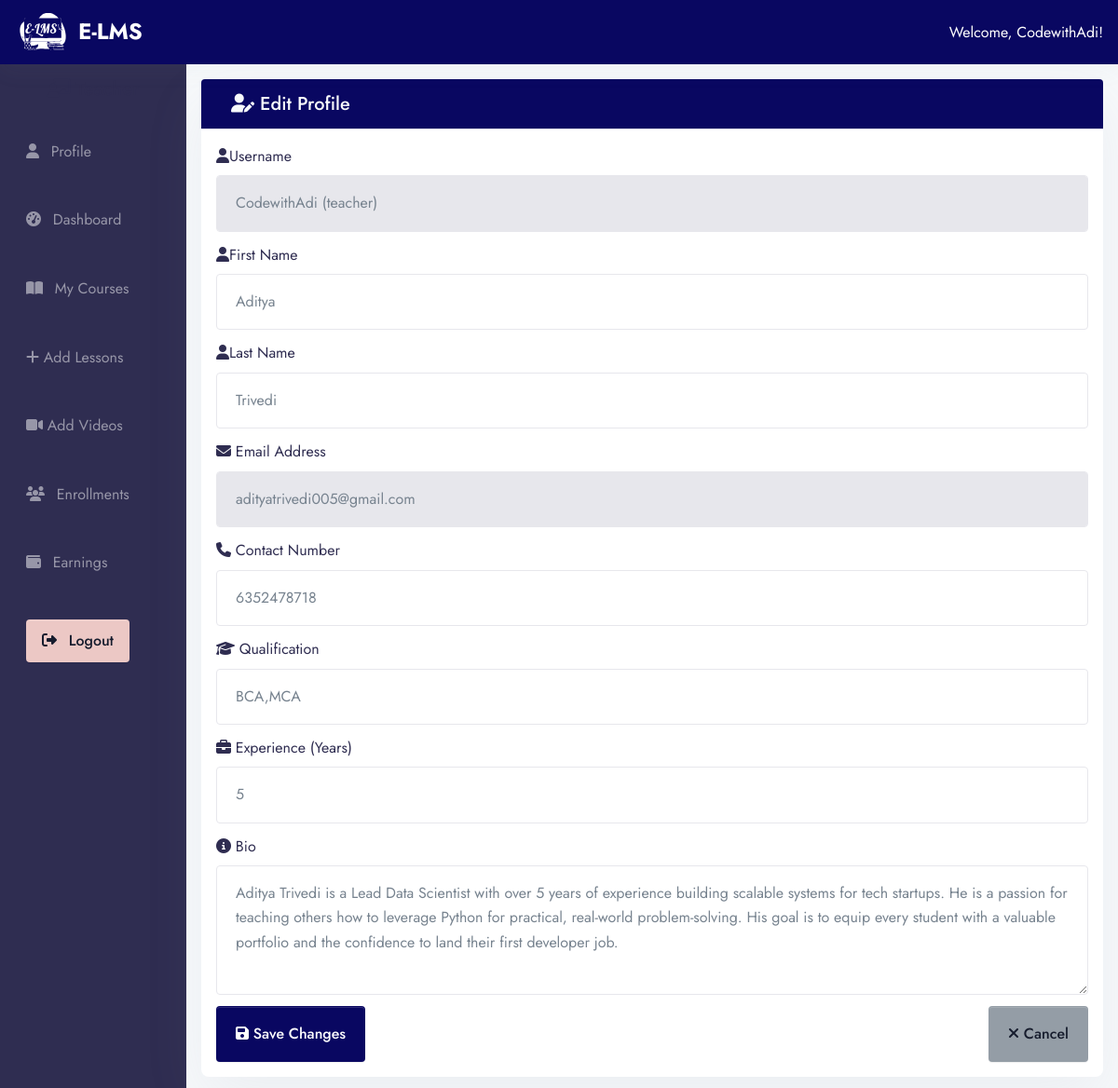
Screenshot of /teacher/edit-profile/ (signed in) with the database file from the repository.
### app/models.py (models this page shows, shortened)
class Users(AbstractUser):
    ROLE_CHOICES = (
        ('student', 'Student'),
        ('teacher', 'Teacher'),
        ('admin', 'Admin'),
    )
    role = models.CharField(max_length=20, choices=ROLE_CHOICES, default='student')
    def __str__(self):
        return f"{self.username} ({self.role})"

class Teacher(models.Model):
    user = models.OneToOneField(Users, on_delete=models.CASCADE, related_name="teacher_profile")
    email = models.EmailField()
    contact_no = models.CharField(max_length=10, null=True, blank=True)
    qualification = models.TextField()
    experience = models.IntegerField(default=0)  # in years
    rating = models.DecimalField(max_digits=3, decimal_places=2, default=0.0)
    bio = models.TextField(null=True, blank=True)

### E_LMS/teacher_view.py (the view, shortened to what this page needs)
# urls.py: path('teacher/edit-profile/', teacher_view.edit_teacher_profile, name="edit_teacher_profile"),
@login_required
def edit_teacher_profile(request):
    teacher = request.user.teacher_profile  # because of OneToOneField in Teacher
    context = {
        "teacher": teacher
    }
    return render(request, "teacher/edit_profile.html", context)

### templates/teacher/edit_profile.html (shortened to what this page needs)
{% extends 'base2.html' %}
{% load static %}
{% block content %}
<div class="container-fluid">
  <div class="row">
      {% include 'teacher/teacher_sidebar.html' %}
     <div class="col-md-10 ms-auto p-4 bg-light" style="min-height: 100vh;">
  <div class="card shadow-lg border-0 rounded-3">
    <div class="card-header bg-primary text-white">
      <h4 class="mb-0 text-light"><i class="fas fa-user-edit"></i> Edit Profile</h4>
    </div>
    <div class="card-body p-4">
      <form method="POST" enctype="multipart/form-data">
        <div class="mb-3">
          <label class="form-label"><i class="fas fa-user"></i>Username</label>
          <input type="text" class="form-control" name="username"
                 value="{{ teacher.user }}" readonly>
        </div>
        <div class="mb-3">
          <label class="form-label"><i class="fas fa-user"></i>First Name</label>
          <input type="text" class="form-control" name="first_name"
                 value="{{ request.user.first_name }}" required>
        </div>
        <div class="mb-3">
          <label class="form-label"><i class="fas fa-user"></i>Last Name</label>
          <input type="text" class="form-control" name="last_name"
                 value="{{ request.user.last_name}}" required>
        </div>
        <div class="mb-3">
          <label class="form-label"><i class="fas fa-envelope"></i> Email Address</label>
          <input type="email" class="form-control" name="email"
                 value="{{ teacher.email }}" readonly>
        </div>
        <div class="mb-3">
          <label class="form-label"><i class="fas fa-phone"></i> Contact Number</label>
          <input type="text" class="form-control" name="contact_no" maxlength="10"
                 value="{{ teacher.contact_no }}">
        </div>
        <div class="mb-3">
          <label class="form-label"><i class="fas fa-graduation-cap"></i> Qualification</label>
          <input type="text" class="form-control" name="qualification"
                 value="{{ teacher.qualification }}">
        </div>
        <div class="mb-3">
          <label class="form-label"><i class="fas fa-briefcase"></i> Experience (Years)</label>
          <input type="number" class="form-control" name="experience"
                 value="{{ teacher.experience }}">
        </div>
        <div class="mb-3">
          <label class="form-label"><i class="fas fa-info-circle"></i> Bio</label>
          <textarea class="form-control" name="bio" rows="4">{{ teacher.bio }}</textarea>
        </div>
        <div class="d-flex justify-content-between">
          <button type="submit" class="btn btn-primary">
            <i class="fas fa-save"></i> Save Changes
          </button>
          <a href="{% url 'teacher_dashboard' %}" class="btn btn-secondary">
            <i class="fas fa-times"></i> Cancel
          </a>
        </div>
      </form>
    </div>
  </div>
</div>
  </div>
</div>
{% endblock %}

### templates/components/header_dash.html (shortened to what this page needs)
{% load static %}
<div class="col-12">
  <nav class="navbar navbar-dark bg-primary px-4 py-2 d-flex justify-content-between align-items-center shadow-light">
    <a class="navbar-brand d-flex align-items-center" href="#">
      <img src="{% static 'assets/img/E-LMS_Logo.svg' %}" alt="Project Logo" width="60" height="40" class="me-2">
      <span class="text-white fw-bold">E-LMS </span>
    </a>
    <div class="text-white">
      {% if request.user.is_authenticated %}
        <span class="fw-semibold">Welcome, {{ request.user.username }}!</span>
        {% endif %}
    </div>
  </nav>
</div>

### rows the page displays
Users: user.username "CodewithAdi", first_name "Aditya", last_name "Trivedi"
Teacher: username "CodewithAdi (teacher)", email "adityatrivedi005@gmail.com", contact_no "6352478718", qualification "BCA,MCA", experience "5", bio "Aditya Trivedi is a Lead Data Scientist with over 5 years of experience building scalable systems for tech startups. He is a passion for teaching others how to leverage Python for practical, real-world problem-solving. His goal is to equip every student with a valuable portfolio and the confidence to land their first developer job."
